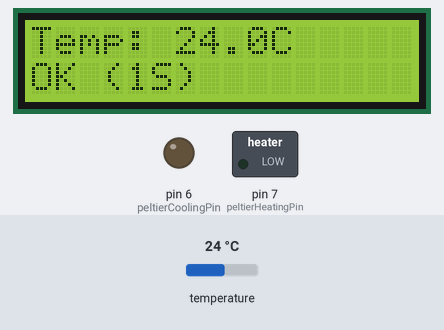
A sketch run on a simulated Arduino Uno, built with avr-gcc and run on an emulated ATmega328P. Parts: 16×2 character LCD, switched loads named in the sketch (green lamp = pin HIGH), output pins drawn as LEDs (lit = HIGH). Inputs (shaded band) come from the test bench; at power-on: temperature 24 °C. What the sketch prints to the serial monitor is not drawn.

Above: at 3.4 s.
3.5 s: temperature set to 23 °C
At 6.8 s:
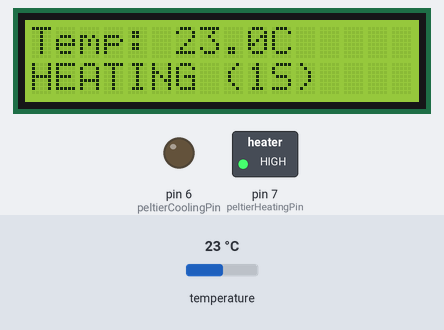
7.2 s: temperature set to 24.1 °C
At 9.3 s:
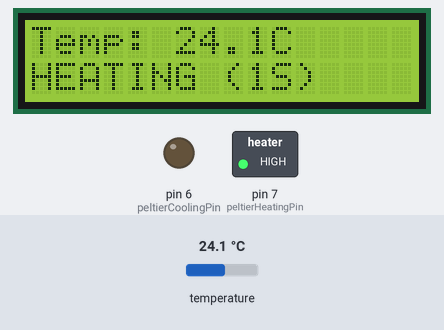
10.9 s: temperature set to 25.3 °C
At 11.5 s:
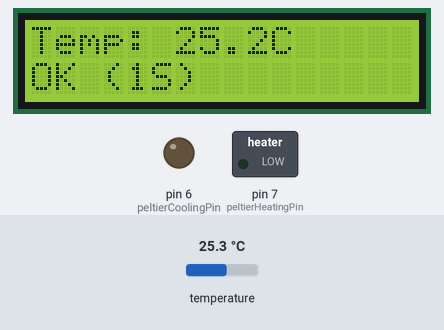
14.6 s: temperature set to 27.3 °C
At 17.2 s:
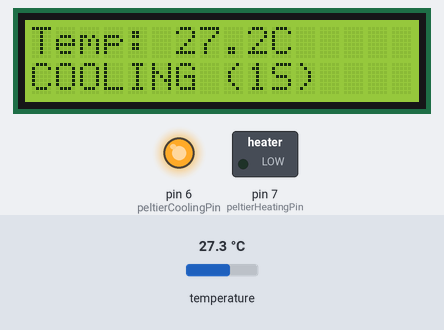
18.3 s: temperature set to 24 °C
At 20.6 s:
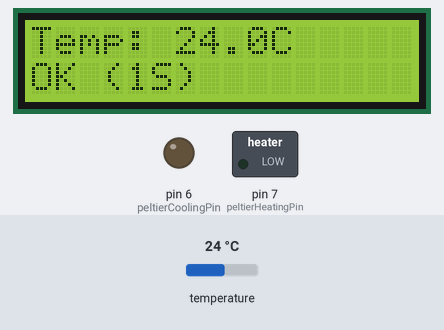
Timing chart, 0 to 22.1 s (numbered marks = the images above; inputs shaded):
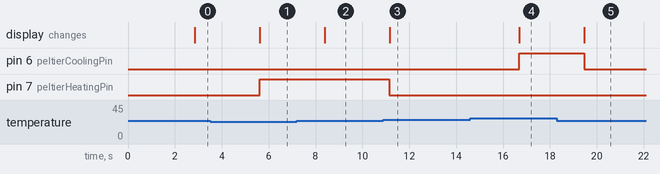

The sketch:

refinedcodev1.ino
```cpp
#include <LiquidCrystal.h>
#include <OneWire.h>
#include <DallasTemperature.h>

// LCD pins
const int rs = 12, en = 11, d4 = 5, d5 = 4, d6 = 3, d7 = 2;
LiquidCrystal lcd(rs, en, d4, d5, d6, d7);

// Temperature sensors
#define ONE_WIRE_BUS 8
OneWire oneWire(ONE_WIRE_BUS);
DallasTemperature sensors(&oneWire);

// Peltier control pins
int peltierCoolingPin = 6;
int peltierHeatingPin = 7;

// Temperature control settings
float targetTemp = 25.0;      // Middle of range
float hysteresis = 1.0;       // ±1°C dead band
float upperlimit = targetTemp + hysteresis;  // 26°C
float lowerlimit = targetTemp - hysteresis;  // 24°C

// Check T/F
bool cooling = false;
bool heating = false;

void setup() {
    Serial.begin(9600);
    sensors.begin();

    pinMode(peltierCoolingPin, OUTPUT);
    pinMode(peltierHeatingPin, OUTPUT);

    lcd.begin(16, 2);
    lcd.print("Vaccine Storage");
    lcd.setCursor(0, 1);
    lcd.print("Ready...");
    delay(2000);

    Serial.println("System Started");
    Serial.print("Target: ");
    Serial.print(targetTemp);
    Serial.println("C");
}

void loop() {
    sensors.requestTemperatures();

    // Mean of sensors
    int numSensors = sensors.getDeviceCount();
    float total = 0;
    int validReadings = 0;

    for (int i = 0; i < numSensors; i++) {
        float temp = sensors.getTempCByIndex(i);
        if (temp != -127.0 && temp != 85.0) {
            total += temp;
            validReadings++;
        }
    }

    if (validReadings == 0) {
        lcd.clear();
        lcd.print("SENSOR ERROR!");
        Serial.println("ERROR: No valid sensors!");
        delay(2000);
        return;
    }

    float celsius = total / validReadings;

    // Hysteresis control - prevents rapid on/off switching
    if (celsius > upperlimit + 0.5) {
        // Too hot - start cooling
        cooling = true;
        heating = false;
    } else if (celsius < upperlimit - 0.5 && cooling) {
        // Cooled enough - stop
        cooling = false;
    }

    if (celsius < lowerlimit - 0.5) {
        // Too cold - start heating
        heating = true;
        cooling = false;
    } else if (celsius > lowerlimit + 0.5 && heating) {
        // Warmed enough - stop
        heating = false;
    }

    // Peltier code
    digitalWrite(peltierCoolingPin, cooling ? HIGH : LOW);
    digitalWrite(peltierHeatingPin, heating ? HIGH : LOW);

    // Display on LCD
    lcd.clear();
    lcd.print("Temp: ");
    lcd.print(celsius, 1);
    lcd.print("C");

    lcd.setCursor(0, 1);
    if (cooling) lcd.print("COOLING");
    else if (heating) lcd.print("HEATING");
    else lcd.print("OK");

    lcd.print(" (");
    lcd.print(validReadings);
    lcd.print("S)");

    // Serial output
    Serial.print("Temp: ");
    Serial.print(celsius, 1);
    Serial.print("C | Sensors: ");
    Serial.print(validReadings);
    Serial.print(" | ");
    if (cooling) Serial.println("COOLING");
    else if (heating) Serial.println("HEATING");
    else Serial.println("STANDBY");

    delay(2000);
}
```

Measured:
- the behaviour switches between 23.5 and 23.4 °C on temperature (found by bisection; images 0 and 1)
- the behaviour switches between 24.5 and 24.6 °C on temperature (found by bisection; images 2 and 3)
- the behaviour switches between 26.5 and 26.6 °C on temperature (found by bisection; images 3 and 4)
- after the input at 3.5 s, pin 7 (peltierHeatingPin): LOW → HIGH after 2.1 s; the display: changes after 2.1 s (image 1)
- after the input at 7.2 s, the display: changes after 1.2 s (image 2)
- after the input at 10.9 s, pin 7 (peltierHeatingPin): HIGH → LOW after 0.26 s; the display: changes after 0.26 s (image 3)
- after the input at 14.6 s, pin 6 (peltierCoolingPin): LOW → HIGH after 2.1 s; the display: changes after 2.1 s (image 4)
- after the input at 18.3 s, pin 6 (peltierCoolingPin): HIGH → LOW after 1.2 s; the display: changes after 1.2 s (image 5)
